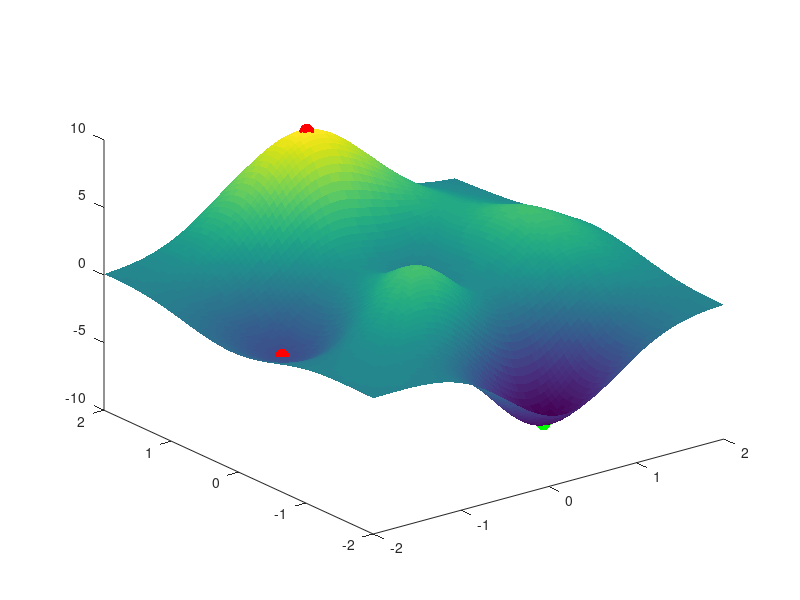
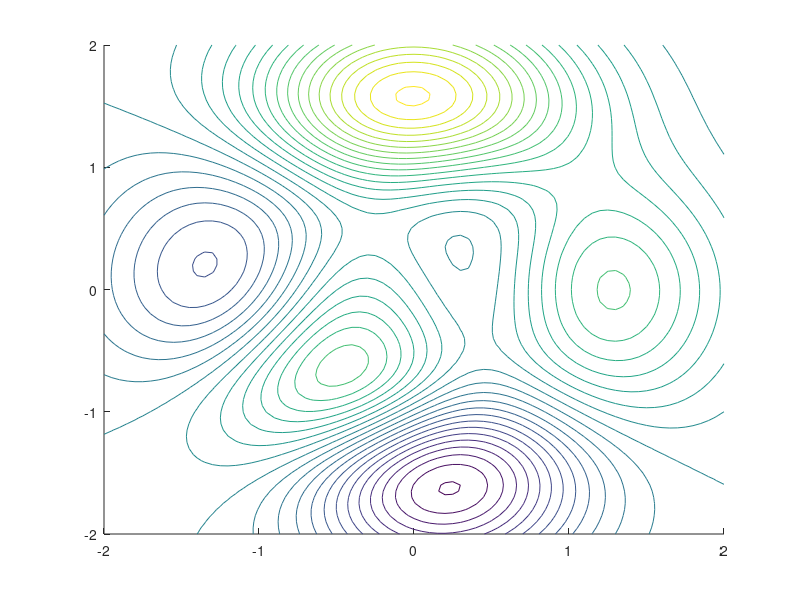

Recreate these plots in MATLAB, in order. (Note: this script raises an error after producing the figures.)
%% Question 1
figure(1);
clf(1);
view(3);
hold on;
%%% (A)
z = @( x ) 3*(1-x(1) ).^2 .* exp(-(x(1).^2) - (x(2)+1).^2) - ...
  10*(x(1)/5 - x(1).^3 - x(2).^5) .* exp(-x(1).^2 - x(2).^2) - ...
  1/3*exp(-(x(1)+1).^2 - x(2).^2);
%%% (B)
xymin = fminsearch(z, [-1, 1])
%%% (C)
negz = @( x ) -z(x);
xymax = fminsearch(negz, [-1, 1])
%%% (D)
Z = @( x,y ) 3*(1-x ).^2 .* exp(-(x.^2) - (y+1).^2) - ...
  10*(x/5 - x.^3 - y.^5) .* exp(-x.^2 - y.^2) - ...
  1/3*exp(-(x+1).^2 - y.^2);
[X, Y] = meshgrid(-2:0.05:2, -2:0.05:2);
surf(X, Y, Z(X,Y), "EdgeAlpha", 0.2);
%%% (E)
plot3(xymin(1), xymin(2), z(xymin), 'r.', 'MarkerSize', 32);
plot3(xymax(1), xymax(2), z(xymax), 'r.', 'MarkerSize', 32);
%%% (F)
xymin_2 = fminsearch(z, [0, -1])
plot3(xymin_2(1), xymin_2(2), z(xymin_2), 'g.', 'MarkerSize', 32);


%% Question 2
figure(2);
clf(2);
hold on;
%%% (A)
contour(X, Y, Z(X, Y), "LevelStep", 0.5);
%%% (B)
fimplicit (@(x, y) 2*x + y - 1, [-2, 2]);
%%% (C)
xyminc = fmincon(z, [0, 0], [], [], [2, 1], 1);
plot(xyminc(1), xyminc(2), 'ro', 'MarkerFaceColor', 'r', 'MarkerSize', 8);
%%% (D)
xymaxc = fmincon(negz, [-1, 1], [], [], [2, 1], 1);
plot(xymaxc(1), xymaxc(2), 'ro', 'MarkerFaceColor', 'r', 'MarkerSize', 8);